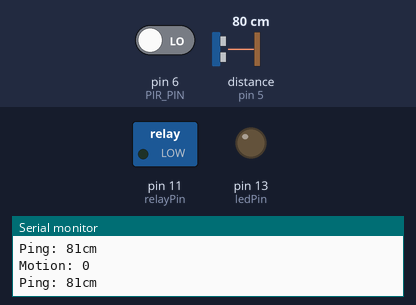
Bench run of a sketch on a simulated Arduino Uno, built with avr-gcc and run on an emulated ATmega328P. Shown: switched loads named in the sketch (green lamp = pin HIGH), output pins drawn as LEDs (lit = HIGH), the last lines printed to the serial monitor. The inputs (shaded band) are chosen by the test bench; at power-on: distance to the obstacle (sensor on pin 5) 80 cm, pin 6 (PIR_PIN) LOW. The echo pulse lasts 58.3 µs per cm.

Above: at 1.2 s.
1.3 s: distance to the obstacle (sensor on pin 5) set to 74 cm
At 1.9 s:
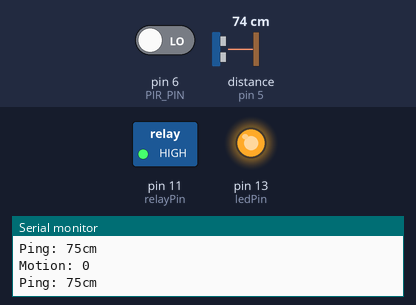
2.8 s: distance to the obstacle (sensor on pin 5) set to 18 cm
Timing chart, 0 to 5.8 s (numbered marks = the images above; inputs shaded):
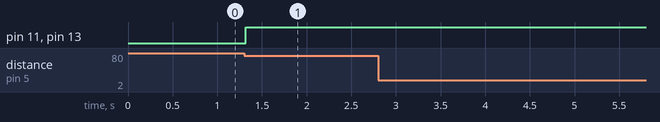

Measured:
- the behaviour switches between 79 and 78 cm on distance to the obstacle (sensor on pin 5) (found by bisection; images 0 and 1)
- after the input at 1.3 s, pin 11 (relayPin), pin 13 (ledPin): LOW → HIGH at once

The sketch:

PirSwitch2.ino
```cpp
#include <SPI.h>
#include <EEPROM.h>
#include <NewPing.h>
#include "printf.h"
#include "smarthome.h"

#define DEVICE_TYPE device_pirswitch
#define DEVICE_ID 21

#define TRIGGER_PIN  4  // Arduino pin tied to trigger pin on the ultrasonic sensor.
#define ECHO_PIN     5  // Arduino pin tied to echo pin on the ultrasonic sensor.
#define MAX_DISTANCE 90 // Maximum distance we want to ping for (in centimeters). Maximum sensor distance is rated at 400-500cm.
#define PIR_PIN  6  // PIR pin

NewPing sonar(TRIGGER_PIN, ECHO_PIN, MAX_DISTANCE); // NewPing setup of pins and maximum distance.


const byte relayPin = 11;
const byte ledPin = 13;
const int pirDelay = 15000;

unsigned long lastCheckTime = 0;
boolean switchOn = false;

void setup()
{
  //
  // Print preamble
  //
  Serial.begin(57600);
  pinMode(PIR_PIN, INPUT);
  pinMode(relayPin, OUTPUT);
  pinMode(ledPin, OUTPUT);
  digitalWrite(relayPin, LOW); // init OFF all relay
  digitalWrite(ledPin, LOW); // init OFF all relay
  switchOn = false; // status of relay is OFF
  // Initial Health Check Cycle
  lastCheckTime = millis();
}
void loop()
{
  // turn off light if no motion for long time
  if (switchOn) {
    unsigned long lapsedTime = (unsigned long)(millis() - lastCheckTime);
    if (lapsedTime > pirDelay) {
      Serial.println("No motion for long time. Turn off light now.");
      digitalWrite(relayPin, LOW);
      digitalWrite(ledPin, LOW);
      switchOn = false;
    }
  }

  int motion = digitalRead(PIR_PIN);

  Serial.print("Motion: "); Serial.println(motion);

  unsigned int uS = sonar.ping(); // Send ping, get ping time in microseconds (uS).
  unsigned int distance = uS / US_ROUNDTRIP_CM;
  Serial.print("Ping: ");
  Serial.print(distance); // Convert ping time to distance in cm and print result (0 = outside set distance range)
  Serial.println("cm");

  // check if motion detected
  if (motion == HIGH || (distance > 0&&distance<80))
  {
    lastCheckTime = millis();

    if (!switchOn) {
      Serial.println("Motion detected so turn on the light");
      digitalWrite(relayPin, HIGH);
      digitalWrite(ledPin, HIGH);
      switchOn = true;
    }
  }
  delay(60);
}
```

printf.h
```cpp
// (licence header left out)
/**
 * @file printf.h
 *
 * Setup necessary to direct stdout to the Arduino Serial library, which
 * enables 'printf'
 */

#ifndef __PRINTF_H__
#define __PRINTF_H__

#ifdef ARDUINO

int serial_putc( char c, FILE * )
{
  Serial.write( c );

  return c;
}

void printf_begin(void)
{
  fdevopen( &serial_putc, 0 );
}

#else
#error This example is only for use on Arduino.
#endif // ARDUINO

#endif // __PRINTF_H__
```

smarthome.h
```cpp
/**
 * File: smarthome.h
 *
 * Description: define command, pipe address, structure use in smarhome system
 *
 */

#ifndef __SMARTHOME_H__
#define __SMARTHOME_H__

////////////////// COMMON DEFINE ///////////////////////////////////
#define ON                        1
#define OFF                       0
#define GATEWAY_ID                0x0
#define BROADCAST_ID              0xff


////////////////// PIPE ADDRESS ////////////////////////////////////
#define GATEWAY_PIPE              0xF0F0F0F0A0LL
#define CLIENT_PIPE               0xF0F0F0F0B0LL


////////////////// COMMNUNICATION COMMAND //////////////////////////
enum message_type
{
	MSG_Register = 1, //Register message, sent when client boots up
	/*Update message sent to gateway when client status changed, 4 data int used for relay status
	  With sensor, only 1 or 2 data int used
	  With door lock, only 1 data int used for open or locked status
	*/
	MSG_Update,
	/*
	  Require Update message sent by gateway when booting up.
	  When received this, client must send its status to GW
	*/
	MSG_RequireUpdate,
	/*
	  Change Status message, sent from gateway to client to ask for changing status
	  With switch board or PIR, first byte is relay to turn on or off (1-4), second int is 0 (OFF) or 1 (ON)
	  With door lock, first int is used, either 0 (LOCKED) or 1 (OPEN)

	*/
	MSG_ChangeStatus,

        /*
	  Send setting message, sent from gateway to client to ask for changing setting values
	  For example, with PIR, first byte is cds threshold (0-255), second int is PIR delay (0-200)
	*/
	MSG_SendSettings

};


////////////////// DEVICE TYPE ///////////////////////////////////
enum device_type
{
  device_switchboard = 10,
  device_pirswitch = 20,
  device_tempsensor = 51,
  device_soilsensor = 52,
  device_gassensor = 53,
  device_pirsensor = 55,
  device_lockdoor = 60
};


////////////////// STRUCTURE ///////////////////////////////////////
// Message Structure
typedef struct message
{
  uint8_t msgType;
  uint8_t deviceType;
  uint8_t deviceID;
  uint16_t data[4];
};

#endif // __PRINTF_H__
```
